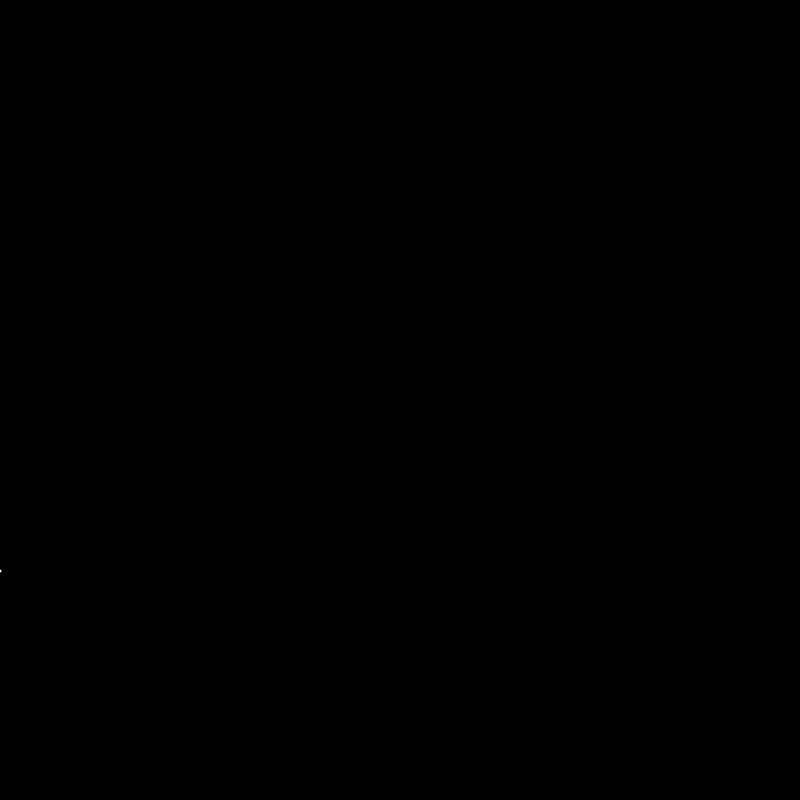
Frame 1 (no input)
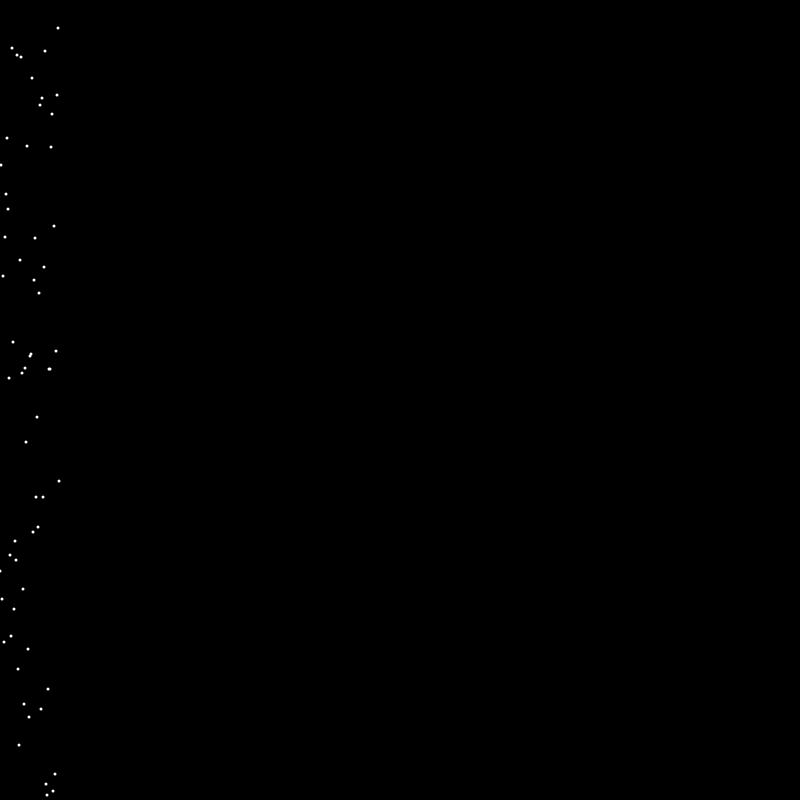
Frame 60 (no input)
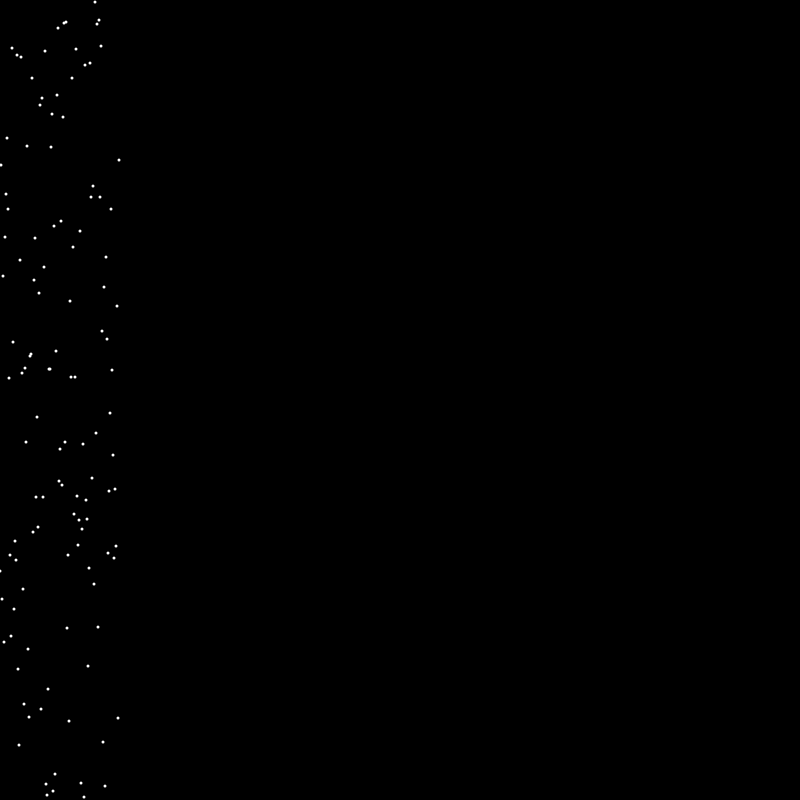
Frame 120 (the mouse pressed at the canvas centre since frame 60)

The p5.js sketch that drew these frames (run headless with seeded random() and noise() and a simulated clock; from frame 60 on, the mouse is pressed at the canvas centre):

// p5.js sketch
// ── sketch.js
var x=0, y=0;

function setup() {
  createCanvas(800, 800);
  background(0);
  frameRate(60);
  strokeWeight(3);

}

function draw() {
  stroke(255);
  noFill();

  y = floor(random(height));
  point(x, y);
  if (x < canvas.width) {
    x++;
  } else {
    copy(window, 0, 0, canvas.width, canvas.height, -1, 0, canvas.width, canvas.height);
    fill(0);
    noStroke();
    rect(canvas.width-1, 0, 10, canvas.height);
    x = canvas.width-1;
  }
}
